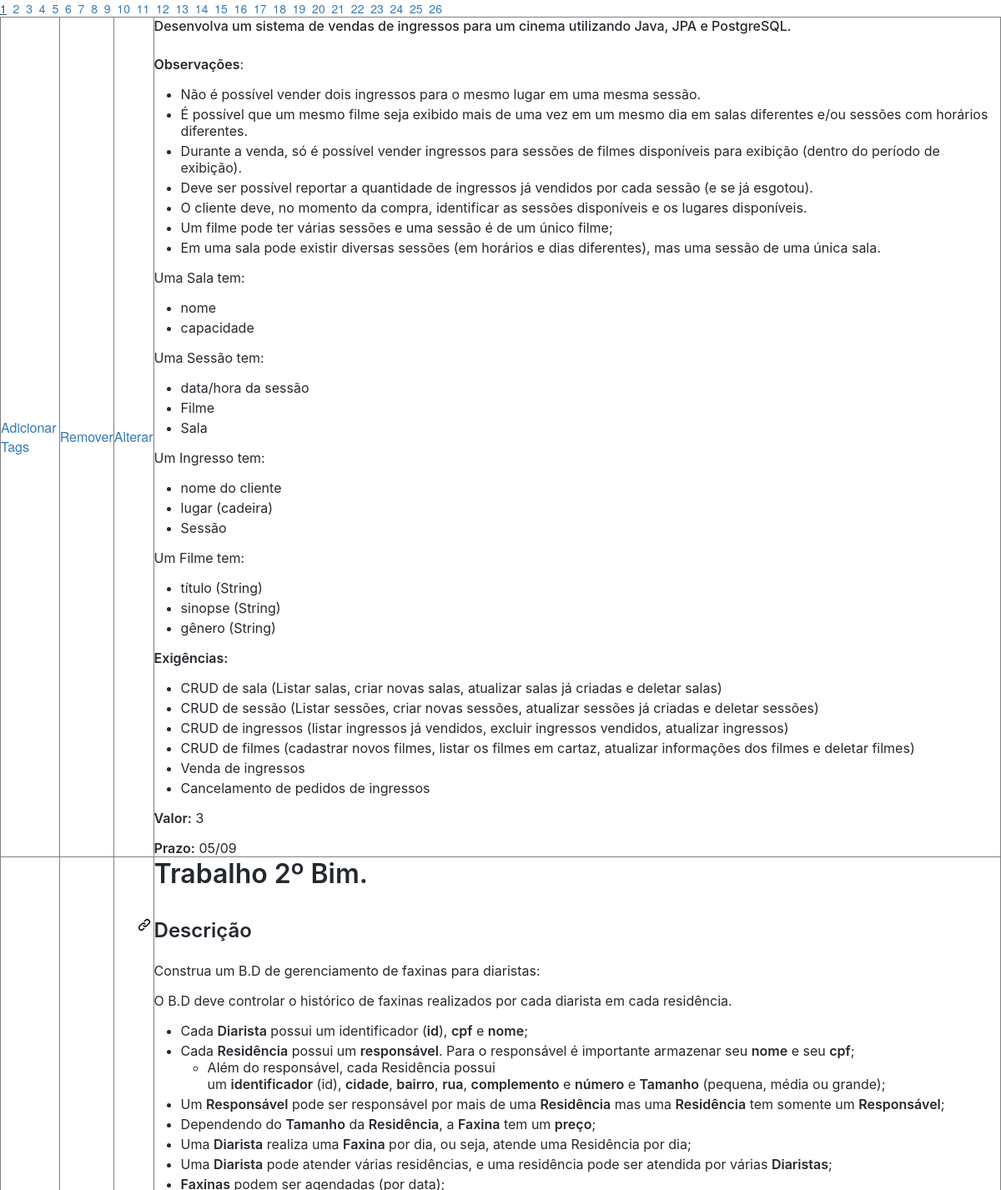
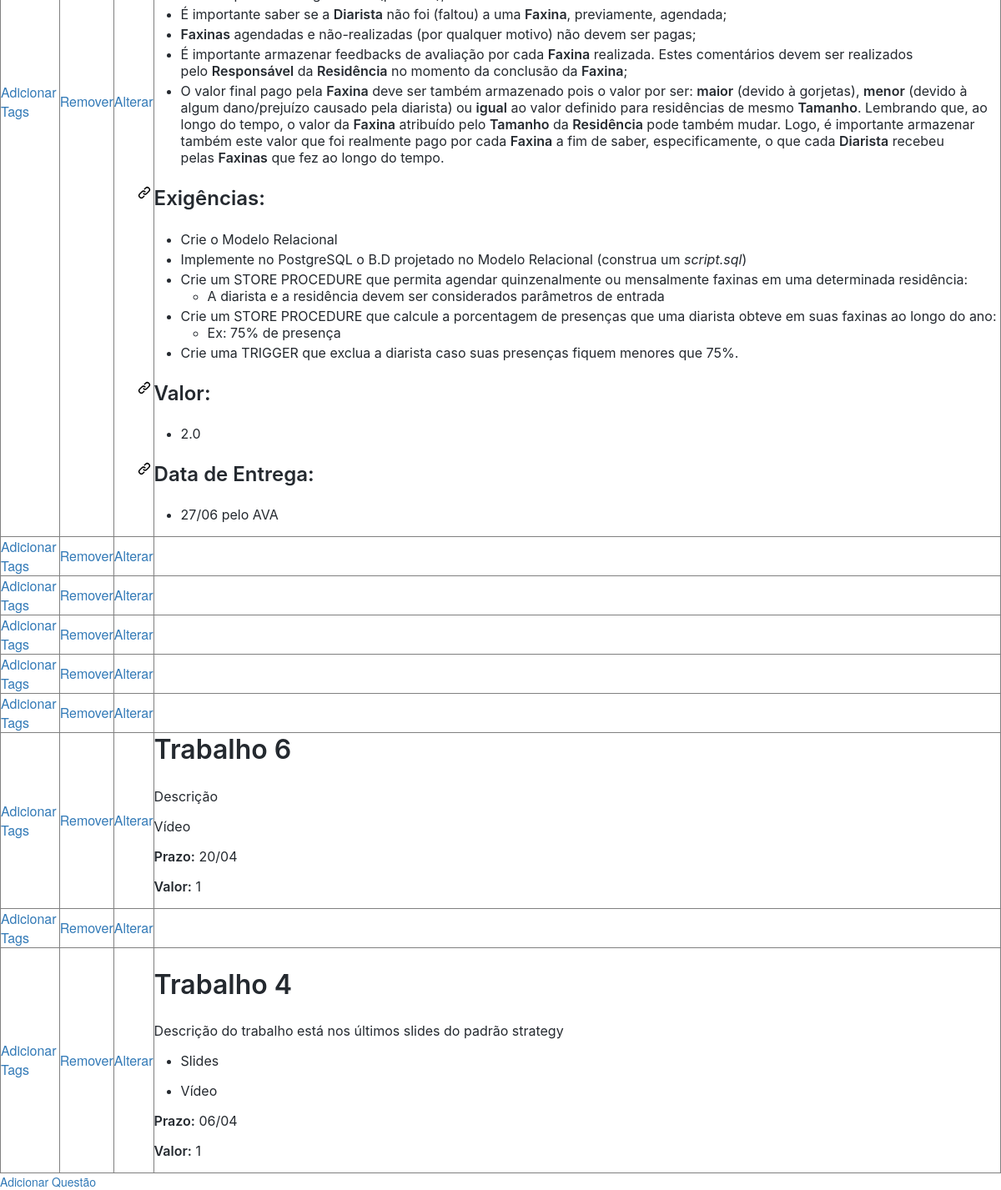
/listar_questao/, run on the app's committed database (2 pictures, top to bottom).
### tables this page shows
CREATE TABLE questoes (
   id INTEGER PRIMARY KEY AUTOINCREMENT,
   questao text NOT NULL,
   resposta text
);

### main.py (the view)
@app.route("/listar_questao/", defaults={ 'page': 1 })
@app.route("/listar_questao/<int:page>")
def listar_questao(page):
    records = 10
    start_from = (page-1)*records
    conn = sqlite3.connect("database.db")
    cur = conn.cursor()
    cur.execute("select count(*) as total from questoes")
    total_records = cur.fetchone()[0]
    total_pages = math.ceil(total_records/records)
    cur.execute("select * FROM questoes order by id desc limit "+str(records)+" offset "+str(start_from))
    vet = cur.fetchall()
    cur.close()
    conn.close()
    html_paginacao = ""
    i = 1
    while (i <= total_pages):
        html_paginacao = html_paginacao + "<a href='"+str(i)+"'>"+str(i)+"</a>&nbsp;&nbsp;";
        i = i + 1
    return render_template('listar_questao.html', vet=vet, html_paginacao=html_paginacao)

### templates/listar_questao.html (shortened to what this page needs)
<html>
<head>
    <link rel="stylesheet" href="/static/bootstrap/css/bootstrap.min.css">
</head>
<body>
    {{html_paginacao|safe}}
    <table border="1">
        {% for questao in vet %}
        <tr>
            <td><a href="/tela_adicionar_tags/{{questao[0]}}">Adicionar Tags</a></td>
            <td><a href="/remover_questao/{{questao[0]}}">Remover</a></td>
            <td><a href="/tela_alterar_questao/{{questao[0]}}">Alterar</a></td>
            <td>{{questao[1]|safe}}</td>
        </tr>
        {% endfor %}
    </table>
    <a href="/tela_adicionar_questao">Adicionar Questão</a>
</body>
</html>

### data on the page
questoes: questao "Desenvolva um sistema de vendas de ingressos para um cinema utilizando Java, JPA e PostgreSQL. Observações : Não é possível vender dois ingressos para o mesmo lugar em uma mesma sessão. É possível que um mesmo filme seja exibido mais de uma vez em um mesmo dia em salas diferentes e/ou sessões com horários diferentes. Durante a venda, só é possível vender ingressos para sessões de filmes disponíveis para exibição (dentro do período de exibição). Deve ser possível reportar a quantidade de ingressos já vendidos por cada sessão (e se já esgotou). O cliente deve, no momento da compra, identificar as sessões disponíveis e os lugares disponíveis. Um filme pode ter várias sessões e uma sessão é de…"
questoes: questao "Trabalho 2º Bim. Descrição Construa um B.D de gerenciamento de faxinas para diaristas: O B.D deve controlar o histórico de faxinas realizados por cada diarista em cada residência. Cada Diarista possui um identificador ( id ), cpf e nome ; Cada Residência possui um responsável . Para o responsável é importante armazenar seu nome e seu cpf ; Além do responsável, cada Residência possui um identificador (id), cidade , bairro , rua , complemento e número e Tamanho (pequena, média ou grande); Um Responsável pode ser responsável por mais de uma Residência mas uma Residência tem somente um Responsável ; Dependendo do Tamanho da Residência , a Faxina tem um preço ; Uma Diarista realiza uma Faxina…"
questoes: questao "Trabalho 6 Descrição Vídeo Prazo: 20/04 Valor: 1"
questoes: questao "Trabalho 4 Descrição do trabalho está nos últimos slides do padrão strategy Slides Vídeo Prazo: 06/04 Valor: 1"

### other printed values
{{ html_paginacao|safe }} "1 2 3 4 5 6 7 8 9 10 11 12 13 14 15 16 17 18 19 20 21 22 23 24 25 26"
